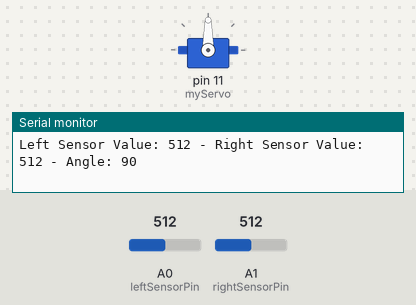
Simulated run of this sketch. Board: Arduino Uno, built with avr-gcc and run on an emulated ATmega328P. On the bench: servo, the last lines printed to the serial monitor. The test bench sets the inputs (shaded band); at power-on: A0 (leftSensorPin) = 512, A1 (rightSensorPin) = 512.

Above: at 1.2 s.
1.3 s: A0 (leftSensorPin) set to 555
4.3 s: A0 (leftSensorPin) set to 581
At 4.54 s:
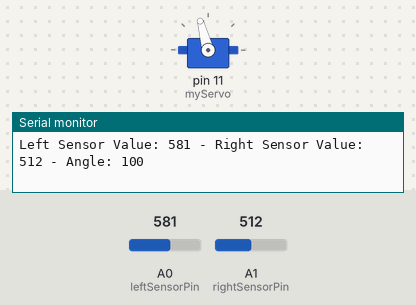
At 6.3 s:
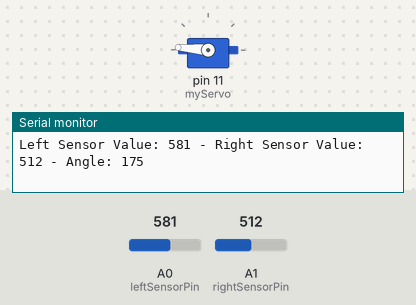
7.3 s: A1 (rightSensorPin) set to 614
8.8 s: A1 (rightSensorPin) set to 640
At 11.6 s:
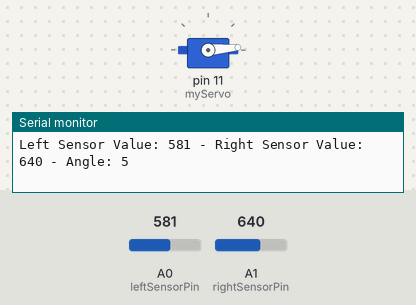
11.8 s: A0 (leftSensorPin) set to 679
14.8 s: A0 (leftSensorPin) set to 699
At 15.0 s:
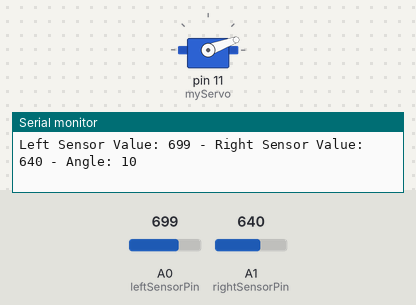
Timing chart, 0 to 18.5 s (numbered marks = the images above; inputs shaded):
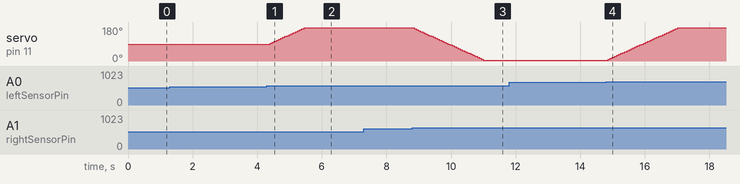

Measured:
- the behaviour switches between 562 and 563 on A0 (leftSensorPin) (found by bisection; images 0 and 1)
- the behaviour switches between 631 and 632 on A1 (rightSensorPin) (found by bisection; images 2 and 3)
- the behaviour switches between 690 and 691 on A0 (leftSensorPin) (found by bisection; images 3 and 4)
- after the input at 4.3 s, servo on pin 11 (myServo): moves from 90° to 175° over 1.0 s, starting after 0.10 s
- after the input at 8.8 s, servo on pin 11 (myServo): moves from 175° to 5° over 2.1 s, starting after 0.06 s
- after the input at 14.8 s, servo on pin 11 (myServo): moves from 5° to 175° over 2.1 s, starting after 0.07 s

The sketch:

seguidor_solar.ino
```cpp
#include <Servo.h>

int const leftSensorPin = A0;
int const rightSensorPin = A1;

Servo myServo;

int angle = 90;
int leftSensorValue = 0;
int rightSensorValue = 0;
// Es casi imposible que left y right sean exactamente iguales por lo que el motor
// no se detendra, le voy a poner un colchon en el que considere left = right para
// que se detenga cuando esté en ese rango. Este valor se puede ir ajustando para lograr
// la precisión deseada sin que perjudique el funcionamiento del sistema
int colchon = 50;

void setup(){
  myServo.attach(11);
  Serial.begin(9600);
  // Ponemos inicialmente el motor en 2º, no usar 0, puede dar vibraciones en el motor
  // si este no consigue alcanzar los 0º
  myServo.write(angle);
}


void loop(){


  leftSensorValue = analogRead(leftSensorPin);
  delay(10);
  rightSensorValue = analogRead(rightSensorPin);
  delay(10);
  Serial.print("Left Sensor Value: ");
  Serial.print(leftSensorValue);
  Serial.print(" - Right Sensor Value: ");
  Serial.print(rightSensorValue);
  Serial.print(" - Angle: ");
  Serial.println(angle);

  if (rightSensorValue > leftSensorValue && angle > 5 && rightSensorValue-leftSensorValue > colchon){
    angle = angle - 5;
    myServo.write(angle);
  }
  if (rightSensorValue < leftSensorValue && angle < 175 && leftSensorValue-rightSensorValue > colchon){
    angle = angle + 5;
    myServo.write(angle);
  }
  else
    //Este equilibrado, no mover
  delay(15); // Ponemos un delay para que la placa pueda procesar los valores
}
```
